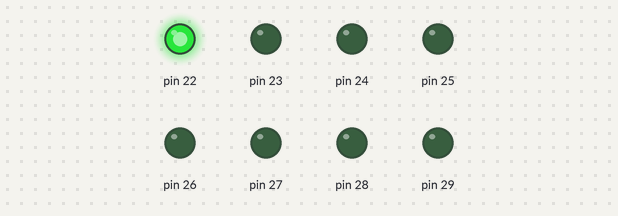
A sketch run on a simulated Arduino Mega 2560, built with avr-gcc and run on an emulated ATmega2560. Parts: output pins drawn as LEDs (lit = HIGH).

Above: at 0.1 s.
At 0.76 s:
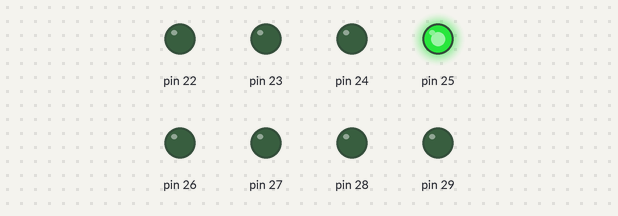
At 1.2 s:
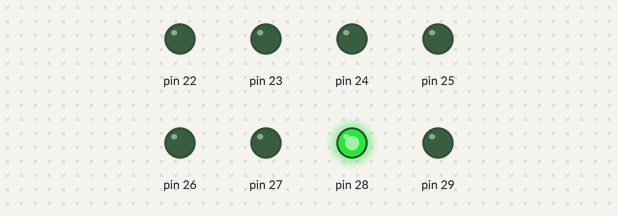
At 1.64 s:
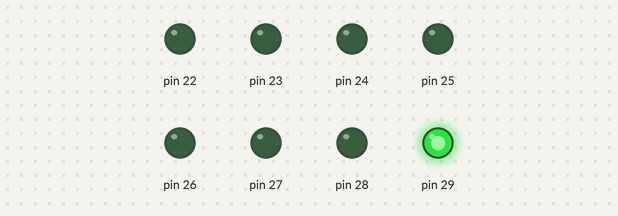
At 2.74 s:
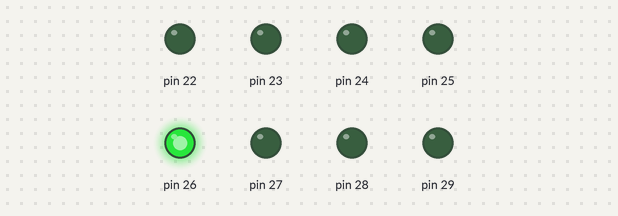
At 3.84 s:
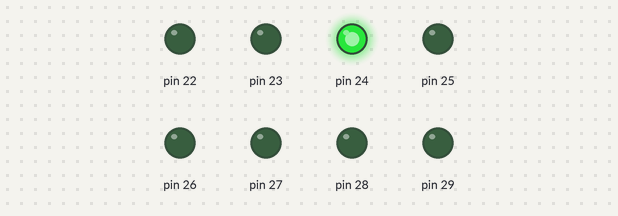
Timing chart, 0 to 4.1 s (numbered marks = the images above):
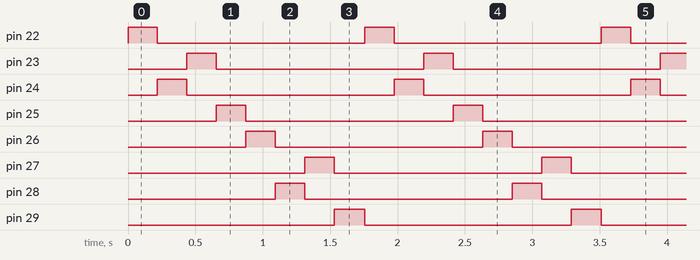

Measured:
- by itself, pin 22–28: alternates HIGH for 0.22 s and LOW for 1.5 s
- by itself, pin 29: alternates HIGH for 0.23 s and LOW for 1.5 s
- by itself, everything shown: repeats every 1.8 s, in 8 steps

The sketch:

sketch.ino
```cpp
void setup() {
  // put your setup code here, to run once:
  volatile char *ddr_a=(char*)0x21;
  *ddr_a=0xff;

}

void loop() {
  // put your main code here, to run repeatedly:
  volatile char *port_a=(char*)0x22;

 volatile long  x;
 while(1)
 { *port_a=1;
  for(x=0;x<100000;x++);
  *port_a=4;
  for(x=0;x<100000;x++);
  *port_a=2;
  for(x=0;x<100000;x++);
  *port_a=8;
  for(x=0;x<100000;x++);
  *port_a=16;
  for(x=0;x<100000;x++);
  *port_a=64;
  for(x=0;x<100000;x++);
  *port_a=32;
  for(x=0;x<100000;x++);
  *port_a=128;
  for(x=0;x<100000;x++);
 }

}
```
